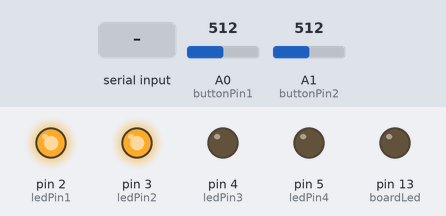
A sketch run on a simulated Arduino Uno, built with avr-gcc and run on an emulated ATmega328P. On the bench: output pins drawn as LEDs (lit = HIGH). The test bench sets the inputs (shaded band); at power-on: A0 (buttonPin1) = 512, A1 (buttonPin2) = 512. What the sketch prints to the serial monitor is not drawn.

Above: at 1.2 s.
1.3 s: A0 (buttonPin1) set to 107
4.3 s: A0 (buttonPin1) set to 92
At 4.7 s:
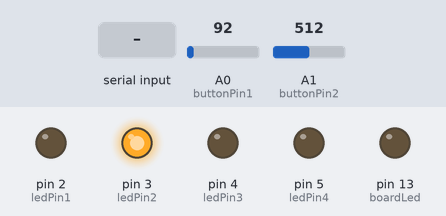
5.8 s: A1 (buttonPin2) set to 109
8.8 s: A1 (buttonPin2) set to 95
At 9.3 s:
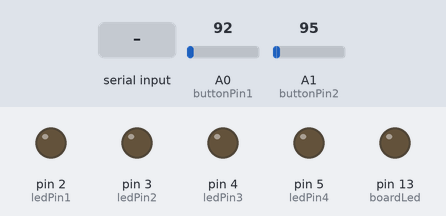
10.3 s: byte 30 received over Serial
At 10.6 s:
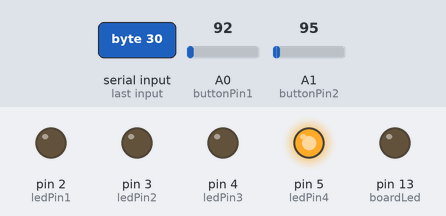
11.8 s: A0 (buttonPin1) set to 110
At 12.8 s:
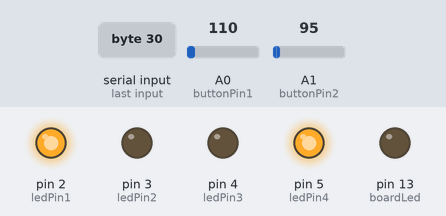
Timing chart, 0 to 14.3 s (numbered marks = the images above; inputs shaded):
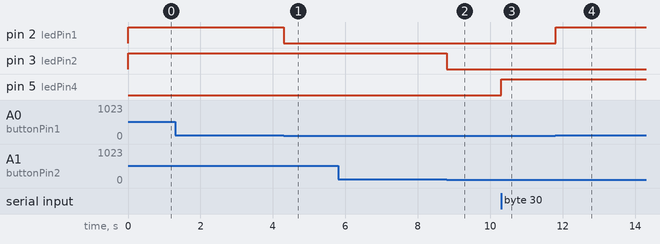

The sketch:

main.ino.ino
```cpp
/*
 * Main
 * Handles two buttons and sends a constant update signal over serial for
*/

// constants won't change. They're used here to set pin numbers:
const int buttonPin1 = A0; // the number of the first pushbutton pin
const int buttonPin2 = A1; // the number of the second pushbutton pin
const int ledPin1 =  2;    // the number of the LED pin
const int ledPin2 =  3;    // the number of the LED pin
const int ledPin3 =  4;    // the number of the LED pin
const int ledPin4 =  5;    // the number of the LED pin
const int boardLed = 13;   // useful to record this

// variables will change:
int button1State = 0;      // variable for reading the first pressure sensor status
int button2State = 0;      // variable for reading the second pressure sensor status

int serialByte = 0;

void setup() {
  // initialize the LED pin as an output:
  pinMode(ledPin1, OUTPUT);
  pinMode(ledPin2, OUTPUT);
  pinMode(ledPin3, OUTPUT);
  pinMode(ledPin4, OUTPUT);
  pinMode(boardLed, OUTPUT);

  // initialize the pushbutton pin as an input:
  pinMode(buttonPin1, INPUT);
  pinMode(buttonPin2, INPUT);

  // initialize serial
  Serial.begin(9600);
}

void loop() {
  // read the state of the pushbutton value:
  button1State = analogRead(buttonPin1);
  button2State = analogRead(buttonPin2);

  // check if the pushbutton is pressed. If it is, the buttonState is HIGH:
  // turn LED on:`
  digitalWrite(ledPin1, button1State > 100 ? HIGH : LOW);
  digitalWrite(ledPin2, button2State > 100 ? HIGH : LOW);

  if (Serial.available() > 0) {
    int serialByte = Serial.read();

    digitalWrite(ledPin3, serialByte & 1);
    digitalWrite(ledPin4, serialByte & 2);
  }

  Serial.print(button1State);
  Serial.print("&");
  Serial.print(button2State);
  Serial.print("|");
}
```

Measured:
- the behaviour switches between 101 and 100 on A0 (buttonPin1) (found by bisection; images 0 and 1)
- the behaviour switches between 101 and 100 on A1 (buttonPin2) (found by bisection; images 1 and 2)
- after the input at 1.3 s, every drawn part: stays the same
- after the input at 4.3 s, pin 2 (ledPin1): HIGH → LOW at once
- after the input at 5.8 s, every drawn part: stays the same
- after the input at 8.8 s, pin 3 (ledPin2): HIGH → LOW at once
- after the input at 10.3 s, pin 5 (ledPin4): LOW → HIGH at once
- after the input at 11.8 s, pin 2 (ledPin1): LOW → HIGH at once
